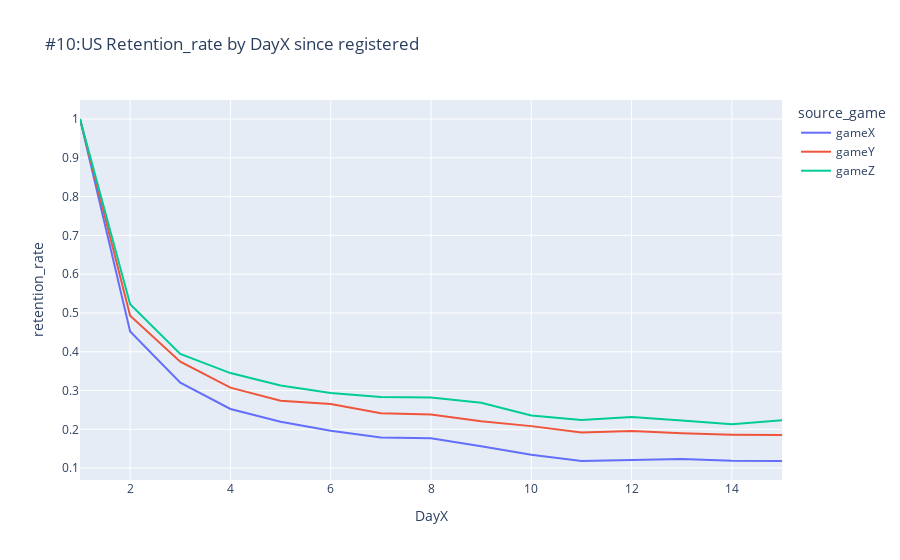

This figure's notebook cell:
### Markdown cell above
#### US

### Code cell
#Line plot on US retention_rate by Source Game in X,Y,Z

us_re_retention_fig = px.line(re_all_group_agg.loc[re_all_group_agg['region']=='US'], x="DayX", y="retention_rate",color='source_game', 
                        
                           title='#10:US Retention_rate by DayX since registered')
#save the image
us_re_retention_fig.write_image("plots/#10:Global DAU Trend by DayX since registered.png")
us_re_retention_fig.show()

### Figure 1 — Plotly figure (JSON) as saved in the notebook; plotly's stock layout.template omitted (floating-point values rounded to 4 significant figures)
{"data": [{"hovertemplate": "source_game=gameX<br>DayX=%{x}<br>retention_rate=%{y}<extra></extra>", "legendgroup": "gameX", "line": {"color": "#636efa", "dash": "solid"}, "mode": "lines", "name": "gameX", "orientation": "v", "showlegend": true, "type": "scatter", "x": [1, 2, 3, 4, 5, 6, 7, 8, 9, 10, 11, 12, 13, 14, 15], "xaxis": "x", "y": [1, 0.4525, 0.3203, 0.2524, 0.2194, 0.1965, 0.1791, 0.1773, 0.1562, 0.1346, 0.1184, 0.1202, 0.1238, 0.119, 0.1184], "yaxis": "y"}, {"hovertemplate": "source_game=gameY<br>DayX=%{x}<br>retention_rate=%{y}<extra></extra>", "legendgroup": "gameY", "line": {"color": "#EF553B", "dash": "solid"}, "mode": "lines", "name": "gameY", "orientation": "v", "showlegend": true, "type": "scatter", "x": [1, 2, 3, 4, 5, 6, 7, 8, 9, 10, 11, 12, 13, 14, 15], "xaxis": "x", "y": [1, 0.4929, 0.3746, 0.3076, 0.2739, 0.2653, 0.2415, 0.2382, 0.2207, 0.2083, 0.1917, 0.1956, 0.1898, 0.1862, 0.1853], "yaxis": "y"}, {"hovertemplate": "source_game=gameZ<br>DayX=%{x}<br>retention_rate=%{y}<extra></extra>", "legendgroup": "gameZ", "line": {"color": "#00cc96", "dash": "solid"}, "mode": "lines", "name": "gameZ", "orientation": "v", "showlegend": true, "type": "scatter", "x": [1, 2, 3, 4, 5, 6, 7, 8, 9, 10, 11, 12, 13, 14, 15], "xaxis": "x", "y": [1, 0.5223, 0.3945, 0.3451, 0.313, 0.2939, 0.2836, 0.2818, 0.2685, 0.236, 0.2244, 0.2315, 0.2231, 0.2128, 0.2235], "yaxis": "y"}], "layout": {"legend": {"title": {"text": "source_game"}, "tracegroupgap": 0}, "title": {"text": "#10:US Retention_rate by DayX since registered"}, "xaxis": {"anchor": "y", "domain": [0, 1], "title": {"text": "DayX"}}, "yaxis": {"anchor": "x", "domain": [0, 1], "title": {"text": "retention_rate"}}}}
